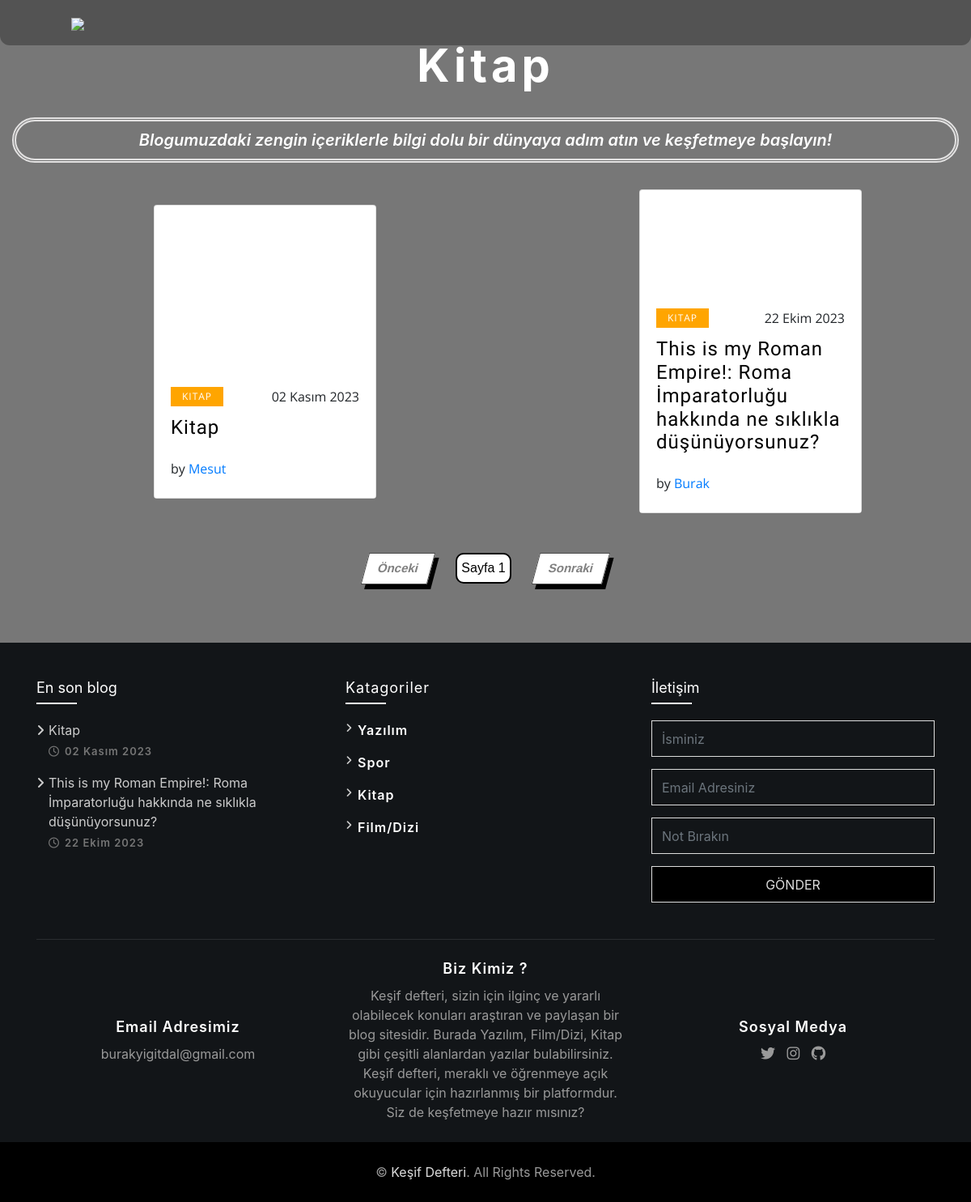
The page /kitap/ on the database its author committed.
### kesifblog/models.py (models this page shows, shortened)
class Blog_Content(models.Model):
    baslik = models.CharField(max_length=200)
    icerik = RichTextUploadingField(blank=True, null=True)
    kategori = models.CharField(max_length=100, choices=CATEGORY_CHOICES)
    kategori_image = models.CharField(max_length=100, choices=CATEGORY_IMAGE)
    created_date = models.DateField(auto_now_add=True)
    yazar = models.CharField(max_length=200)
    icerik_info = models.TextField(blank=False, null=False,default='default')
    image = models.ImageField(upload_to='img', blank=True, null=True)
    card_image = models.ImageField(upload_to='img', blank=True, null=True)
    yeni_eklendi = models.BooleanField(default=False)
    onerilenler = models.BooleanField(default=False)
    profile_image = models.ImageField(upload_to='profile', blank=True, null=True)

### kesifblog/views.py (the view)
# urls.py: path('kitap/',views.book, name='book'),
def book(request):
    spor_icerikler = Blog_Content.objects.filter(kategori='Spor', yeni_eklendi=True).order_by('-created_date')[:1]
    yazilim_icerikler = Blog_Content.objects.filter(kategori='Yazılım', yeni_eklendi=True).order_by('-created_date')[:1]
    kitap_icerikler = Blog_Content.objects.filter(kategori='Kitap', yeni_eklendi=True).order_by('-created_date')[:1]
    selected_category = "Kitap"
    footer_blog = Blog_Content.objects.filter(kategori=selected_category, onerilenler=True).order_by('-created_date')[:4]
    blogs = Blog_Content.objects.filter(kategori=selected_category)
    context = {
        'blogs': blogs,
        'spor_icerikler': spor_icerikler,
        'yazilim_icerikler': yazilim_icerikler,
        'kitap_icerikler': kitap_icerikler,
        'footer_blog': footer_blog,
    }
    return render(request, 'book.html', context)

### templates/book.html (shortened to what this page needs)
{% extends "base.html" %}
{% load static %}
{% block content %}
<section class="gallery" id="portfolio">
  <div class="container-fluid ">
    <h1 class="section-heading">Kitap</h1>
    <h5 class="thin"><em>Blogumuzdaki zengin içeriklerle bilgi dolu bir dünyaya adım atın ve keşfetmeye başlayın!</em></h5>
    <div class="row card-container  gallery-items">
      {% for blog_content in blogs reversed  %}
        <div class="col-sm-12 col-md-6 col-lg-3 item">
          <div class="port-box">
            <div class="card card-2">
              <a data-toggle="modal" data-target="#port-modal-{{ blog_content.id }}" href="" class="card-link">
                <div class="card-img-hovered" style="background-image: linear-gradient(to bottom, rgba(0, 0, 0, 0), rgba(0, 0, 0, 0)), url('{{ blog_content.card_image.url }}');"></div>
              </a>
              <div class="card-info">
                <div class="card-about">
                  <a class="card-tag" data-category="{{ blog_content.kategori }}">{{ blog_content.kategori }}</a>
                <div class="card-time">{{ blog_content.created_date }}</div>
                </div>
                <a class="card-title-link" data-toggle="modal" data-target="#port-modal-{{ blog_content.id }}" href=""><h1 class="card-title">{{ blog_content.baslik }}</h1></a>
                <div class="card-creator">by <a href="">{{ blog_content.yazar }}</a></div>
              </div>
            </div>
          </div>
        </div>
        {% endfor %}
      {% for blog_content in blogs %}
      </div>
        {% endfor %}
      <br/>
      <div class="pagination">
        <div class="wrapper">
          <div class="prev cta">Önceki</div>
        </div>
        <div class="page">Sayfa <span class="page-num">{{ blogs.number }}</span></div>
        <div class="wrapper">
          <div class="next cta">Sonraki</div>
        </div>
          </div>
      <br/>
  </section>
  {% endblock content %}
  {% block footer_blog %}
  <div class="col-md-4 col-lg-4">
    <div class="footer-blog">
      <h3>En son blog</h3>
      {% for blog_content in footer_blog %}
      <div>
        <a href="" data-toggle="modal" data-target="#port-modal-{{ blog_content.id }}" >{{ blog_content.baslik }}</a>
        <p>{{ blog_content.created_date }}</p>
      </div>
      {% endfor %}
    </div>
  </div>
  {% endblock footer_blog %}

### rows shown on the page
Blog_Content: kategori "KITAP", created_date "02 Kasım 2023", baslik "Kitap", yazar "Mesut"
Blog_Content: kategori "KITAP", created_date "22 Ekim 2023", baslik "This is my Roman Empire!: Roma İmparatorluğu hakkında ne sıklıkla düşünüyorsunuz?", yazar "Burak"
